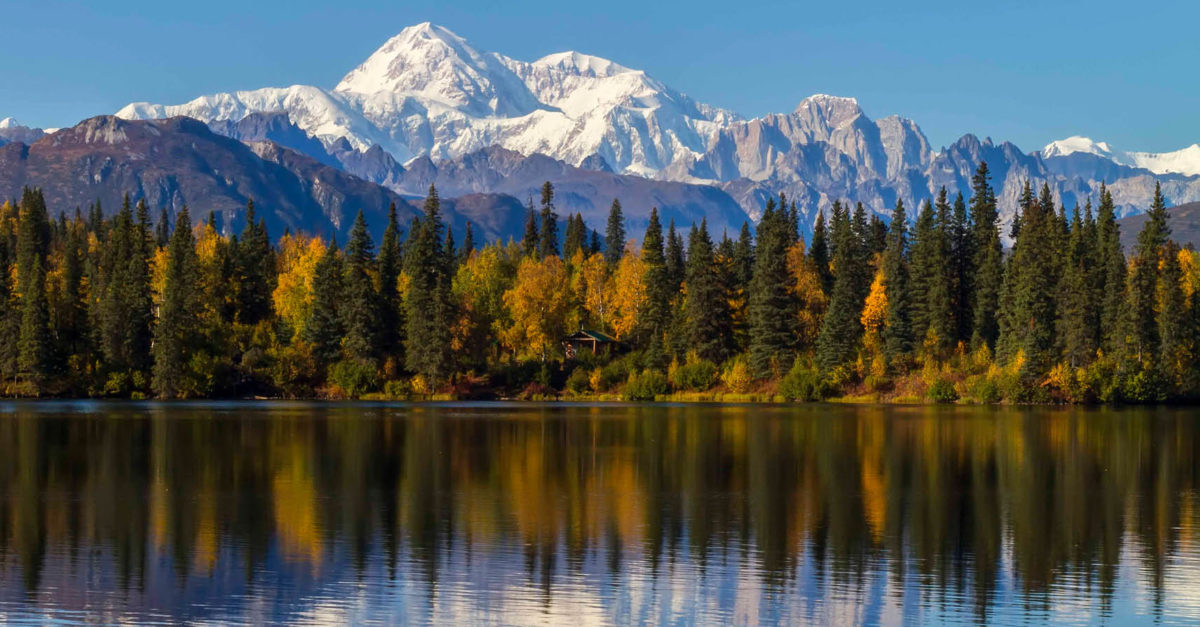
#> input picture img/img5.jpg, 1200 x 627 px, found by its file name
$ python ThongThap_LocGaussian.py
#> lines starting #> are read from the running program, lines starting #| are printed output that depends on the picture
import cv2
import matplotlib.pyplot as plt
import numpy as np

img = cv2.imread("img/img5.jpg", 0)
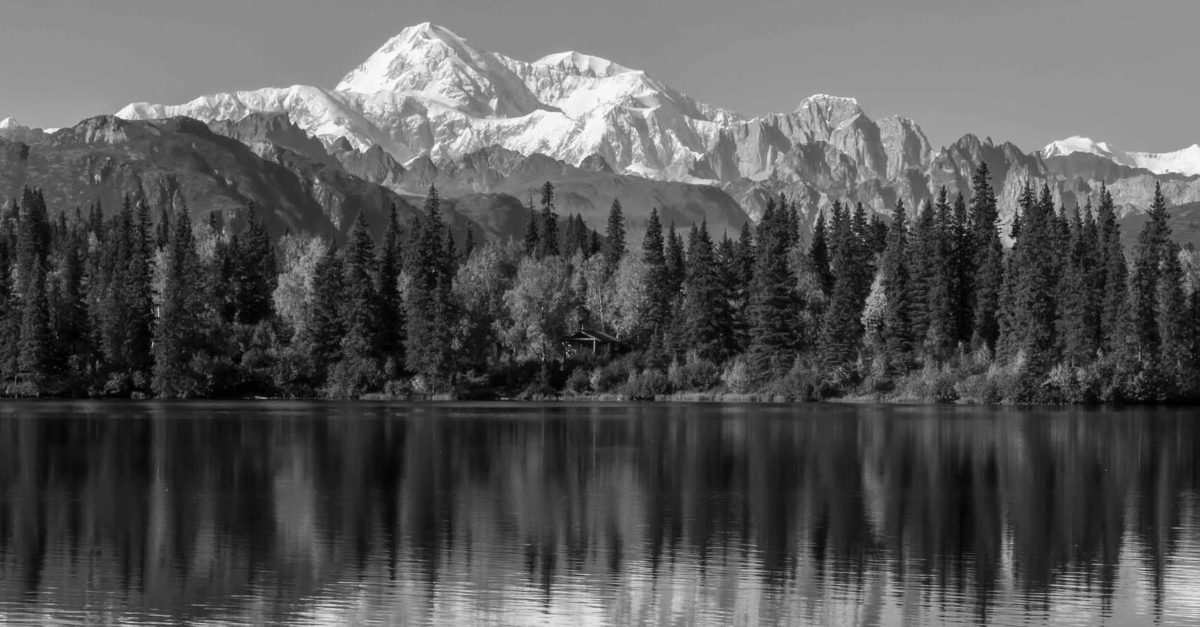
#> img: shape (627, 1200); min 0, max 255, mean 86.1
M, N = img.shape
#> M = 627; N = 1200
F = np.fft.fft2(img)
u = np.arange(0, M)
#> u = 627 values from 0 to 626
v = np.arange(0, N)
#> v = 1200 values from 0 to 1199
idx = (u > M/2)
u[idx] = u[idx] - M
idy = (v > N/2)
v[idy] = v[idy] - N
[V, U] = np.meshgrid(v, u)

D0 =50
D = np.sqrt(U**2 + V**2)
H = np.exp(-(D**2)/(2*(D0**2)))
G = H * F
imgOut = np.real(np.fft.ifft2(G))

plt.figure(dpi = 300)
plt.subplot(1,2,1)
plt.imshow(img, cmap="gray")
plt.axis("off")
plt.title("InputImage", fontsize=8)

plt.subplot(1,2,2)
plt.imshow(imgOut, cmap="gray")
plt.axis("off")
plt.title("Filtered Image", fontsize=8)
plt.show()
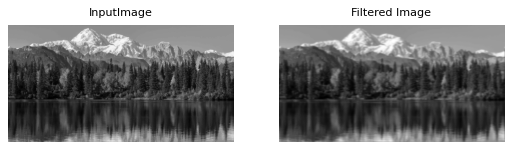
#> figure drawn by matplotlib, 2 panels

$ run again, with img/img2.jpg copied over img/img5.jpg
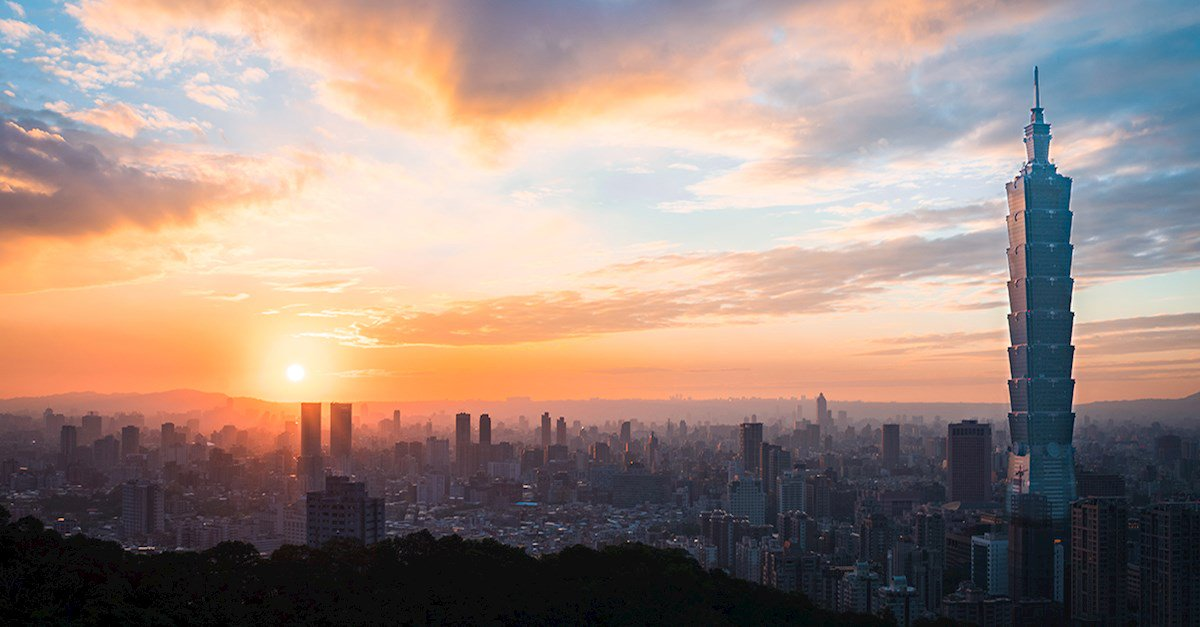
#> input picture img/img2.jpg, 1200 x 627 px, found by its file name
#> `img = cv2.imread("img/img5.jpg", 0)`:
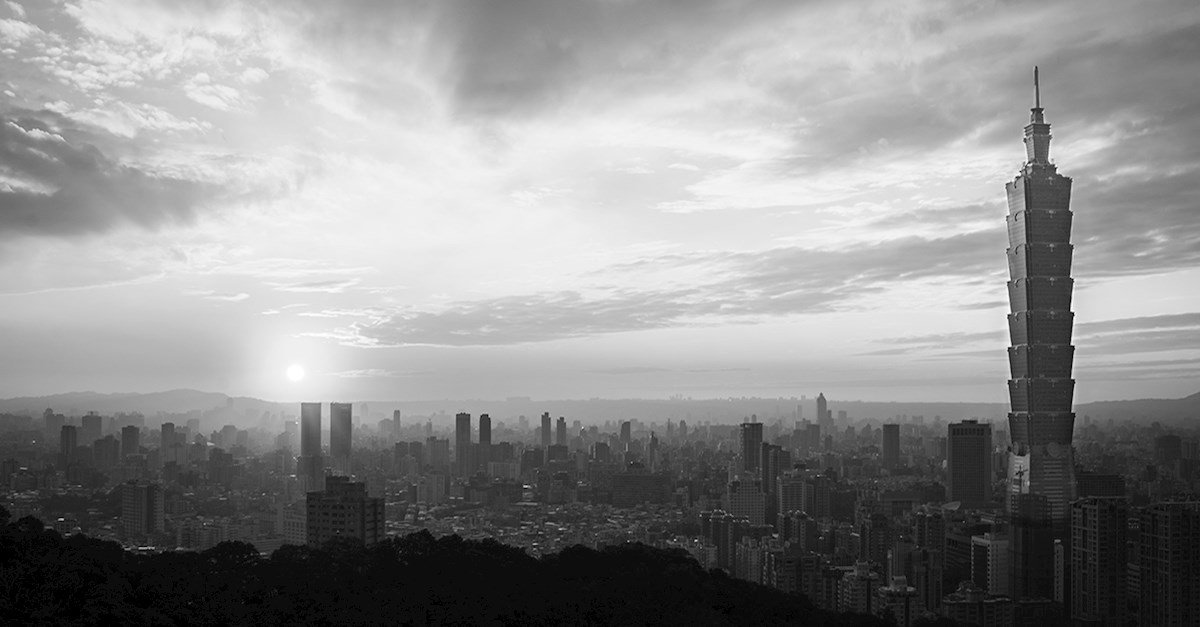
#> img: shape (627, 1200); min 0, max 255, mean 142.7
#> `plt.show()`:
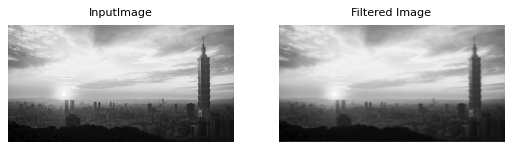
#> figure drawn by matplotlib, 2 panels

$ run again, with img/img3.jpg copied over img/img5.jpg
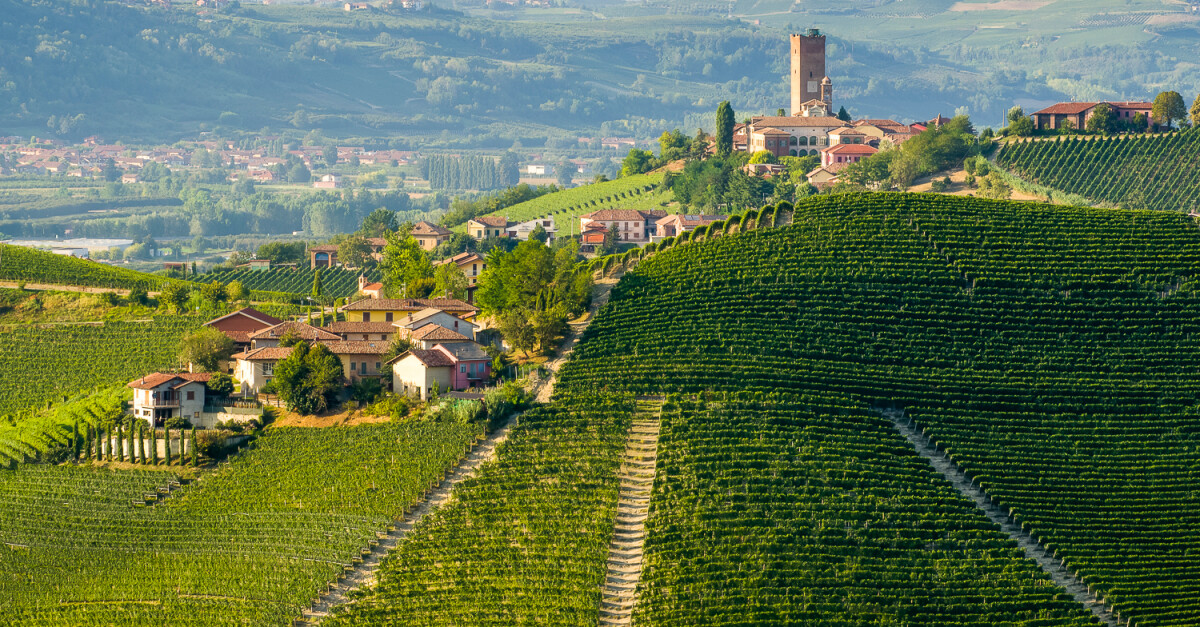
#> input picture img/img3.jpg, 1200 x 627 px, found by its file name
#> `imgOut = np.real(np.fft.ifft2(G))`:
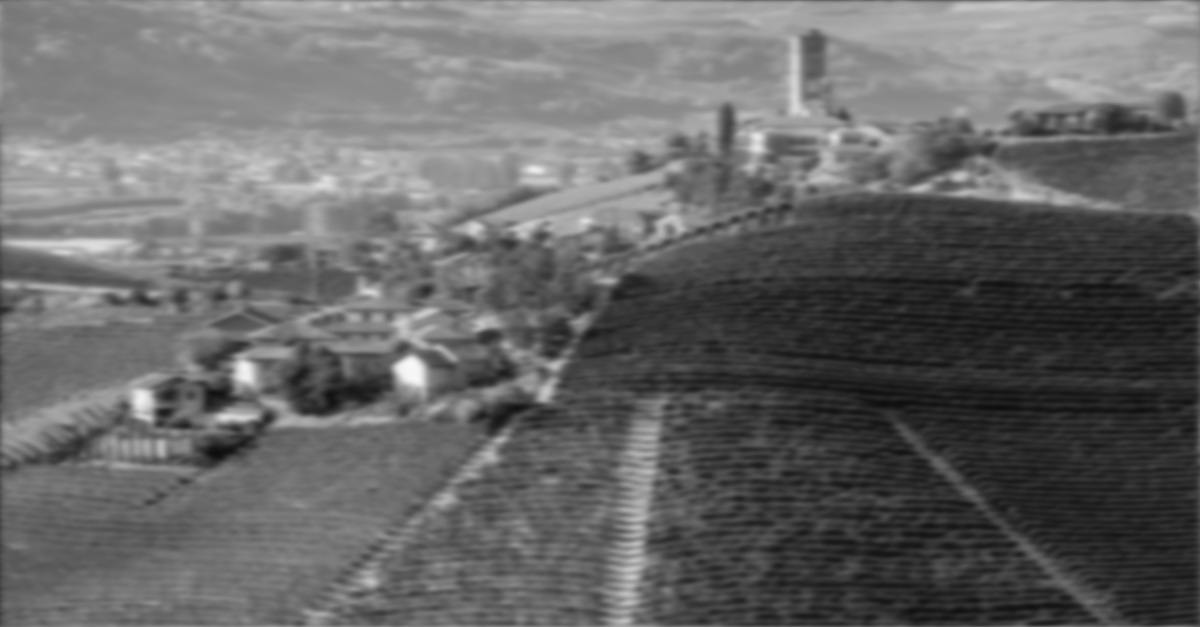
#> imgOut: shape (627, 1200) float64; min 13.53, max 248.3, mean 103.4
#> `plt.show()`:
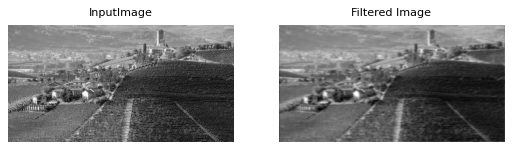
#> figure drawn by matplotlib, 2 panels
